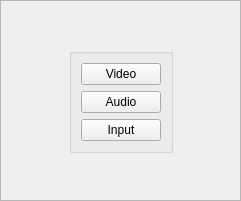
   <widget class="QFrame" name="frame_settings">
    <property name="geometry">
     <rect>
      <x>10</x>
      <y>70</y>
      <width>241</width>
      <height>201</height>
     </rect>
    </property>
    <property name="frameShape">
     <enum>QFrame::StyledPanel</enum>
    </property>
    <property name="frameShadow">
     <enum>QFrame::Raised</enum>
    </property>
    <layout class="QHBoxLayout" name="horizontalLayout_5">
     <item>
      <spacer name="horizontalSpacer_5">
       <property name="orientation">
        <enum>Qt::Horizontal</enum>
       </property>
       <property name="sizeHint" stdset="0">
        <size>
         <width>40</width>
         <height>20</height>
        </size>
       </property>
      </spacer>
     </item>
     <item>
      <layout class="QVBoxLayout" name="verticalLayout_5">
       <item>
        <spacer name="verticalSpacer_8">
         <property name="orientation">
          <enum>Qt::Vertical</enum>
         </property>
         <property name="sizeHint" stdset="0">
          <size>
           <width>20</width>
           <height>40</height>
          </size>
         </property>
        </spacer>
       </item>
       <item>
        <widget class="QGroupBox" name="groupBox_13">
         <property name="title">
          <string/>
         </property>
         <layout class="QVBoxLayout" name="verticalLayout_18">
          <item>
           <widget class="QPushButton" name="pushButton_video">
            <property name="styleSheet">
             <string notr="true"/>
            </property>
            <property name="text">
             <string>Video</string>
            </property>
            <property name="iconSize">
             <size>
              <width>16</width>
              <height>16</height>
             </size>
            </property>
           </widget>
          </item>
          <item>
           <widget class="QPushButton" name="pushButton_audio">
            <property name="styleSheet">
             <string notr="true"/>
            </property>
            <property name="text">
             <string>Audio</string>
            </property>
            <property name="iconSize">
             <size>
              <width>16</width>
              <height>16</height>
             </size>
            </property>
           </widget>
          </item>
          <item>
           <widget class="QPushButton" name="pushButton_input">
            <property name="styleSheet">
             <string notr="true"/>
            </property>
            <property name="text">
             <string>Input</string>
            </property>
            <property name="iconSize">
             <size>
              <width>16</width>
              <height>16</height>
             </size>
            </property>
           </widget>
          </item>
         </layout>
        </widget>
       </item>
       <item>
        <spacer name="verticalSpacer_3">
         <property name="orientation">
          <enum>Qt::Vertical</enum>
         </property>
         <property name="sizeHint" stdset="0">
          <size>
           <width>20</width>
           <height>40</height>
          </size>
         </property>
        </spacer>
       </item>
      </layout>
     </item>
     <item>
      <spacer name="horizontalSpacer_6">
       <property name="orientation">
        <enum>Qt::Horizontal</enum>
       </property>
       <property name="sizeHint" stdset="0">
        <size>
         <width>14</width>
         <height>20</height>
        </size>
       </property>
      </spacer>
     </item>
    </layout>
   </widget>
